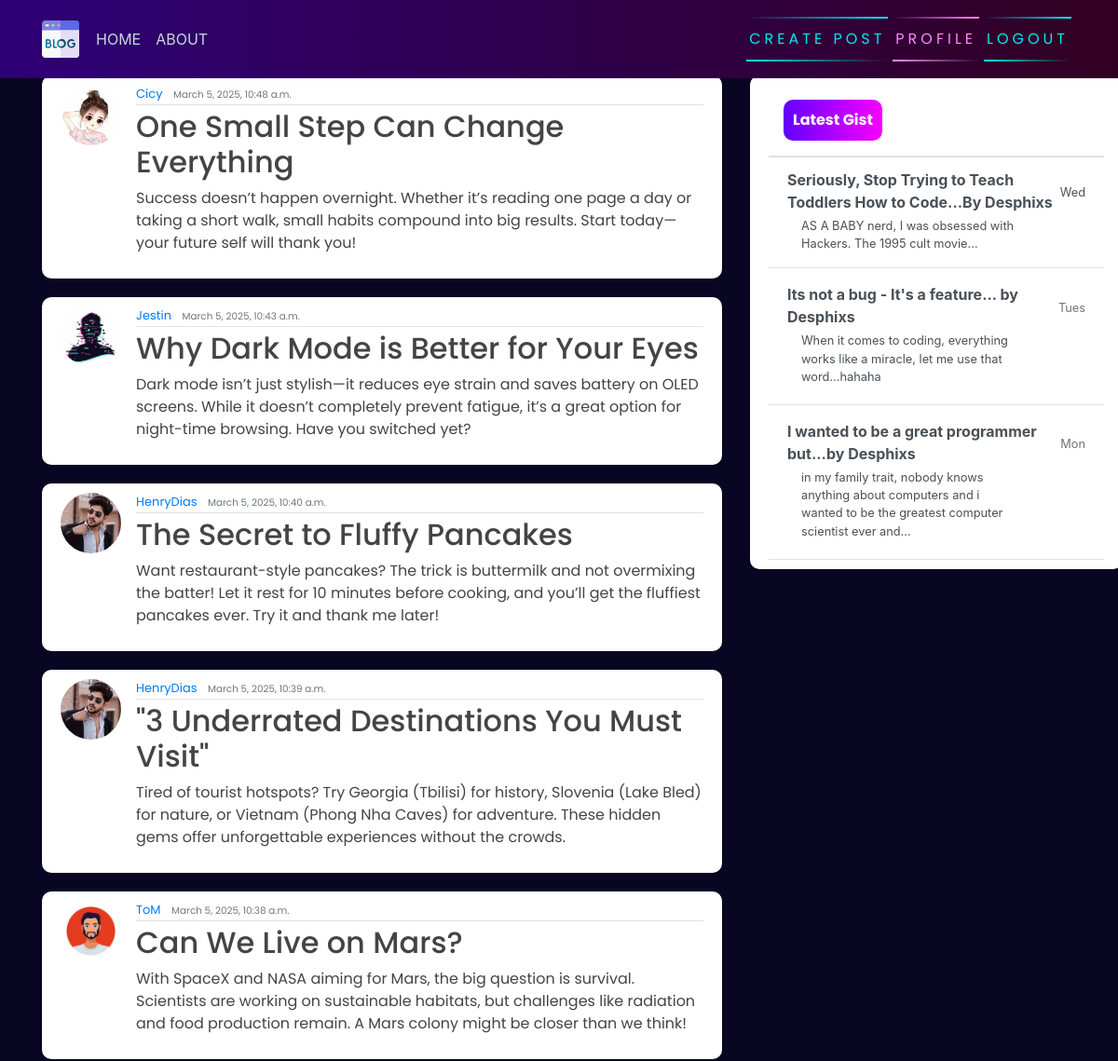
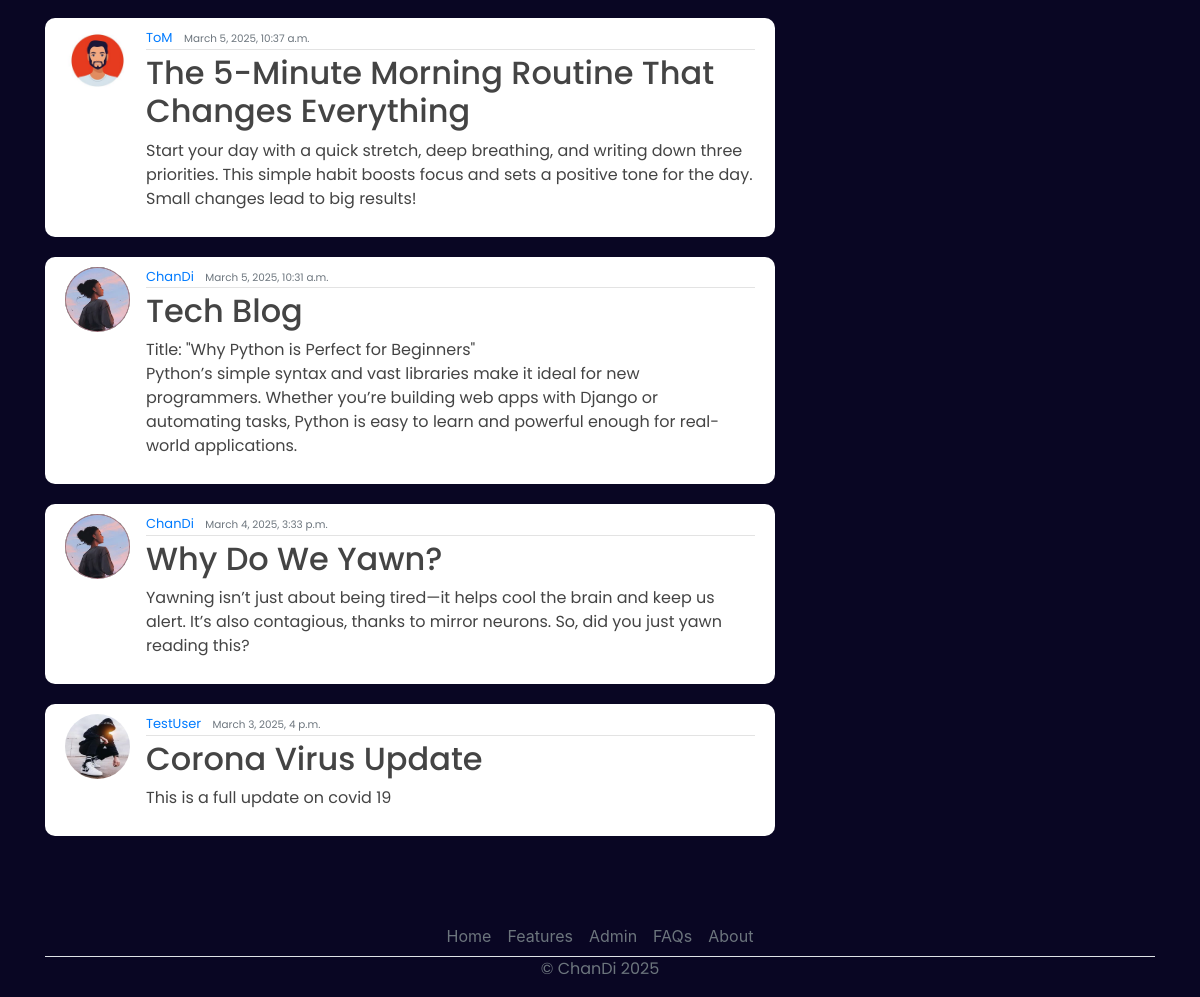
The app's page / (signed in) with its own data (2 pictures, top to bottom).
### blog/models.py (models this page shows, shortened)
class Post(models.Model):
    title = models.CharField(max_length=200)
    content = models.TextField()
    date_posted = models.DateTimeField(default=timezone.now)
    author = models.ForeignKey(User, on_delete=models.CASCADE)

### users/models.py (models this page shows, shortened)
class Profile(models.Model):
    user = models.OneToOneField(User, on_delete=models.CASCADE)
    image = models.ImageField(default='default.jpg', upload_to='profile_pics')

### blog/views.py (the view)
# urls.py: path('', PostListView.as_view(), name="blog-home"),
class PostListView(LoginRequiredMixin, ListView):
    model = Post
    template_name = 'blog/home.html'
    context_object_name = 'posts'
    ordering = ["-date_posted"]

### blog/templates/blog/home.html
{% extends 'blog/base.html' %}
{% block content %}
    {% for posts in posts %}
        <article class="media content-section">
            <img class="rounded-circle article-img" src="{{ posts.author.profile.image.url }}" alt="">
            <div class="media-body">
              <div class="article-metadata">
                <a class="mr-2" href="#">{{ posts.author }}</a>
                <small class="text-muted">{{ posts.date_posted }}</small>
              </div>
              <h2><a class="article-title" href="{% url 'blog-detail' posts.id %}">{{ posts.title }}</a></h2>
              <p class="article-content">{{ posts.content }}</p>
            </div>
            <br>
          </article>
    {% endfor  %}
{% endblock content %}

### blog/templates/blog/base.html (shortened to what this page needs)
{% load static %}
<!DOCTYPE html>
<html>
<head>
    <link rel="stylesheet" href="https://maxcdn.bootstrapcdn.com/bootstrap/4.0.0/css/bootstrap.min.css">
    <link rel="stylesheet" href="{% static 'blog/main.css' %}">
</head>
<body>
    <header class="site-header">
      <nav class="navbar navbar-expand-md navbar-dark bg-steel fixed-top">
        <div class="container">
          <div class="collapse navbar-collapse" id="navbarToggle">
            <div class="navbar-nav mr-auto">
                {% if user.is_authenticated %}
              <a class="nav-item nav-link" href="{% url 'blog-home' %}">HOME</a>
              <a class="nav-item nav-link" href="{% url 'blog-about' %}">ABOUT</a>
            </div>
            <div class="navbar-nav">
                <a href="{% url 'blog-new' %}" id="auth-links">
                <span></span>
                <span></span>
                Create Post
            </a>
                <a href="{% url 'profile' %}" id="auth-links">
                <span></span>
                <span></span>
                Profile
            </a>
            <a href="#" onclick="document.getElementById('logout-form').submit();" id="auth-links">
                <span></span>
                <span></span>
                Logout
            </a>
                {% endif %}
            </div>
          </div>
        </div>
      </nav>
    </header>
    <main role="main" class="container">
      <div class="row">
          <div class="col-md-8">
          </div>
        <div class="col-md-8">
           {% block content %}{% endblock %}
        </div>
        <div class="col-md-4">
          <div class="content-section" style="width: 400px;">
                <a id="list-group" style="text-decoration: none;" href="" class="d-flex align-items-center flex-shrink-0 p-3 link-dark text-decoration-none border-bottom">
                  <span class="fs-5 fw-semibold" id="gist-btn">Latest Gist</span>
                </a>
                <div class="list-group list-group-flush border-bottom scrollarea">
                  <a href="#" class="list-group-item list-group-item-action  lh-tight" aria-current="true">
                    <div class="d-flex w-100 align-items-center justify-content-between">
                      <strong class="mb-1">Seriously, Stop Trying to Teach Toddlers How to Code...By Desphixs
                    </strong>
                      <small>Wed</small>
                    </div>
                    <div class="col-10 mb-1 small">AS A BABY nerd, I was obsessed with Hackers. The 1995 cult movie... </div>
                  </a>
                  <a href="#" class="list-group-item list-group-item-action py-3 lh-tight">
                    <div class="d-flex w-100 align-items-center justify-content-between">
                      <strong class="mb-1">Its not a bug - It's a feature... by Desphixs</strong>
                      <small class="text-muted">Tues</small>
                    </div>
                    <div class="col-10 mb-1 small">When it comes to coding, everything works like a miracle, let me use that word...hahaha</div>
                  </a>
                  <a href="#" class="list-group-item list-group-item-action py-3 lh-tight">
                    <div class="d-flex w-100 align-items-center justify-content-between">
                      <strong class="mb-1">I wanted to be a great programmer but...by Desphixs</strong>
                      <small class="text-muted">Mon</small>
                    </div>
                    <div class="col-10 mb-1 small">in my family trait, nobody knows anything about computers and i wanted to be the greatest computer scientist ever and...</div>
                  </a>
                </div>
              </div>
          </div>
        </div>
        <footer class="" >
          <ul class="nav justify-content-center border-bottom"  style="margin-top: 60px;">
            <li class="nav-item"><a href="#" class="nav-link px-2 text-muted">Home</a></li>
            <li class="nav-item"><a href="#" class="nav-link px-2 text-muted">Features</a></li>
            <li class="nav-item"><a href="admin/" class="nav-link px-2 text-muted">Admin</a></li>
            <li class="nav-item"><a href="#" class="nav-link px-2 text-muted">FAQs</a></li>
            <li class="nav-item"><a href="about/" class="nav-link px-2 text-muted">About</a></li>
          </ul>
          <p class="text-center text-muted">&copy; ChanDi 2025</p>
        </footer>
    </main>
</body>
</html>

### blog/Static/blog/main.css (style rules this page uses)
body { background-color: rgb(9, 6, 35); margin-top: 5rem; background-size: contain; background-repeat: no-repeat; }
h1, h2, h3, h4, h5, h6, p { color: #444444; font-family: 'Poppins', sans-serif; }
ul { margin: 0; }
.bg-steel { background: linear-gradient(270deg, rgb(49, 0, 33) 0%, rgb(46, 0, 119) 100%); }
.site-header .navbar-nav .nav-link { color: #cbd5db; }
.content-section { background: #ffffff; padding: 10px 20px; border-radius: 10px; margin-bottom: 20px; }
.article-title { color: #444444; }
.article-content { white-space: pre-line; }
.article-img { height: 65px; width: 65px; margin-right: 16px; }
.article-metadata { font-family: 'Poppins', sans-serif; padding-bottom: 1px; margin-bottom: 4px; font-size: 13px; border-bottom: 1px solid #e3e3e3 }
svg { width: 50px; height: 50px; }
#auth-links { font-family: 'Poppins', sans-serif; position: relative; display: inline-block; padding: 12px 3px; margin: 10px 0; color: #03e9f4; text-decoration: none; text-transform: uppercase; transition: 0.5s; letter-spacing: 4px; overflow: hidden; margin-right: 5px; }
#auth-links:nth-child(2) { filter: hue-rotate(110deg); }
#auth-links span { position: absolute; display: block; }
#auth-links span:nth-child(1) { top: 0; left: 0; width: 100%; height: 2px; background: linear-gradient(90deg,transparent,#03e9f4); animation: animate1 1s linear infinite; }
#auth-links span:nth-child(3) { bottom: 0; right: 0; width: 100%; height: 2px; background: linear-gradient(270deg,transparent,#03e9f4); animation: animate3 1s linear infinite; animation-delay: 0.50s; }
#gist-btn { color: black; background: linear-gradient(270deg, rgb(247, 0, 255) 0%, rgb(98, 0, 255) 100%); padding: 10px; color: white; font-family: 'Poppins', sans-serif; font-weight: bold; border-radius: 10px; }

### records on screen
Post: author.profile.image (picture), author "Cicy", date_posted "March 5, 2025, 10:48 a.m.", title "One Small Step Can Change Everything", content "Success doesn’t happen overnight. Whether it’s reading one page a day or taking a short walk, small habits compound into big results. Start today—your future self will thank you!"
Post: author.profile.image (picture), author "Jestin", date_posted "March 5, 2025, 10:43 a.m.", title "Why Dark Mode is Better for Your Eyes", content "Dark mode isn’t just stylish—it reduces eye strain and saves battery on OLED screens. While it doesn’t completely prevent fatigue, it’s a great option for night-time browsing. Have you switched yet?"
Post: author.profile.image (picture), author "HenryDias", date_posted "March 5, 2025, 10:40 a.m.", title "The Secret to Fluffy Pancakes", content "Want restaurant-style pancakes? The trick is buttermilk and not overmixing the batter! Let it rest for 10 minutes before cooking, and you’ll get the fluffiest pancakes ever. Try it and thank me later!"
Post: author.profile.image (picture), author "HenryDias", date_posted "March 5, 2025, 10:39 a.m.", title "\"3 Underrated Destinations You Must Visit\"", content "Tired of tourist hotspots? Try Georgia (Tbilisi) for history, Slovenia (Lake Bled) for nature, or Vietnam (Phong Nha Caves) for adventure. These hidden gems offer unforgettable experiences without the crowds."
Post: author.profile.image (picture), author "ToM", date_posted "March 5, 2025, 10:38 a.m.", title "Can We Live on Mars?", content "With SpaceX and NASA aiming for Mars, the big question is survival. Scientists are working on sustainable habitats, but challenges like radiation and food production remain. A Mars colony might be closer than we think!"
Post: author.profile.image (picture), author "ToM", date_posted "March 5, 2025, 10:37 a.m.", title "The 5-Minute Morning Routine That Changes Everything", content "Start your day with a quick stretch, deep breathing, and writing down three priorities. This simple habit boosts focus and sets a positive tone for the day. Small changes lead to big results!"
Post: author.profile.image (picture), author "ChanDi", date_posted "March 5, 2025, 10:31 a.m.", title "Tech Blog", content "Title: \"Why Python is Perfect for Beginners\" Python’s simple syntax and vast libraries make it ideal for new programmers. Whether you’re building web apps with Django or automating tasks, Python is easy to learn and powerful enough for real-world applications."
Post: author.profile.image (picture), author "ChanDi", date_posted "March 4, 2025, 3:33 p.m.", title "Why Do We Yawn?", content "Yawning isn’t just about being tired—it helps cool the brain and keep us alert. It’s also contagious, thanks to mirror neurons. So, did you just yawn reading this?"
Post: author.profile.image (picture), author "TestUser", date_posted "March 3, 2025, 4 p.m.", title "Corona Virus Update", content "This is a full update on covid 19"
